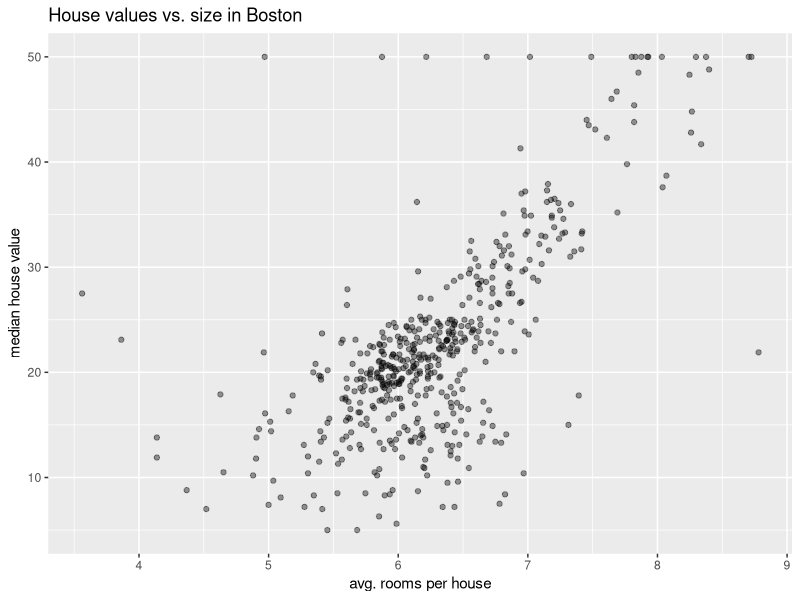
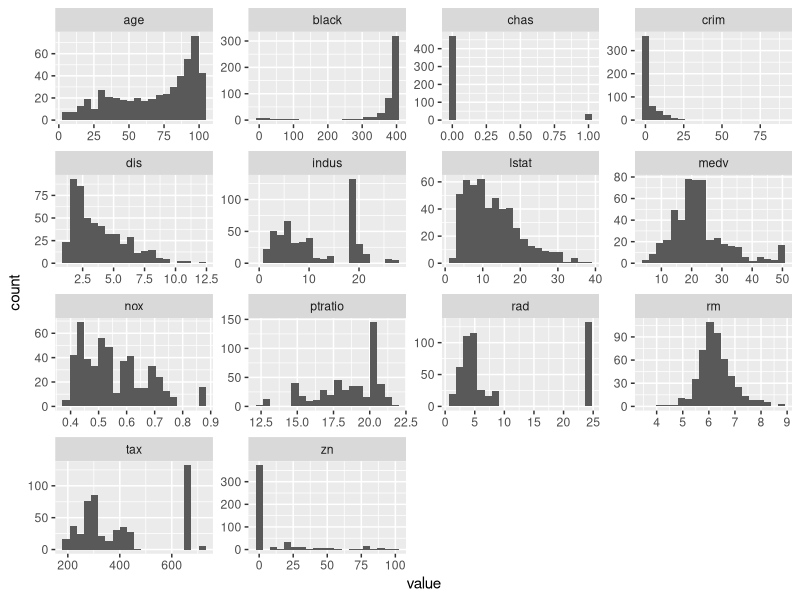
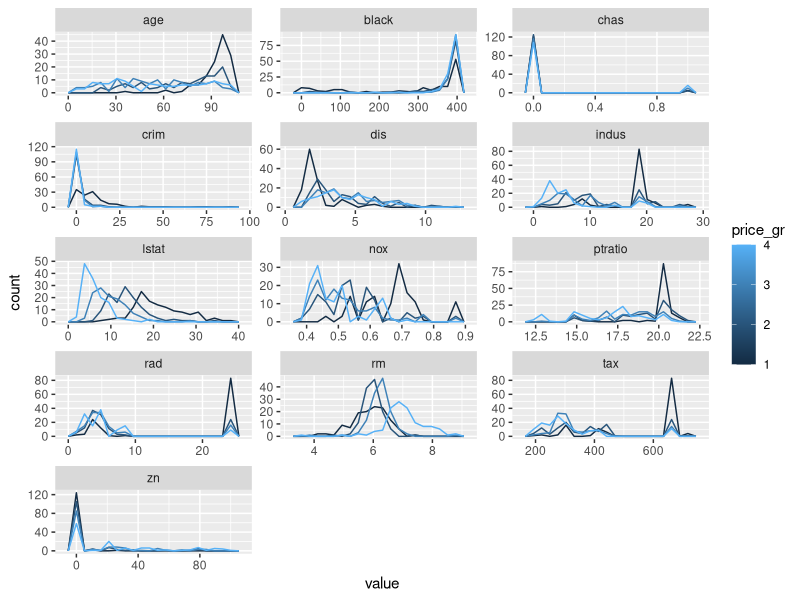
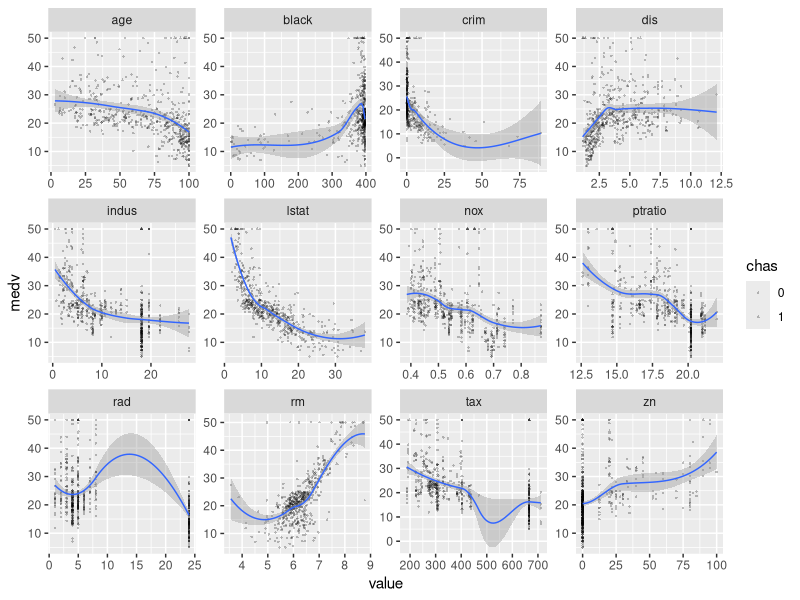

R code for these plots, in order: (Note: this script raises an error after producing the figures.)
## ---- chunk 1
library(tidyverse)
## ---- chunk 2
# Convert to a tibble so it prints nicely
library(MASS)
select <- dplyr::select
boston <- as_tibble(MASS::Boston)
boston
## ---- chunk 3
?MASS::Boston
## ---- chunk 4
ggplot(data = boston) + 
  geom_point(mapping = aes(x = rm, y = medv), alpha=0.4) +
  labs(x = "avg. rooms per house",
       y = "median house value",
       title = "House values vs. size in Boston")
## ---- chunk 5
boston %>%
  keep(is.numeric) %>%  # strips all non-numeric columns (unnecessary here)
  gather()  # puts all variable values in a single column 'value'
## ---- chunk 6
boston %>% 
  gather() %>%
  ggplot() +
    facet_wrap(~ key, scales = "free") +
    geom_histogram(mapping = aes(value), bins=20)
## ---- chunk 7
boston %>%
  filter(crim > 30)
## ---- chunk 8
boston %>% 
  gather('key', 'value', -one_of('medv')) %>%
  mutate(price_gr = ntile(medv, 4)) %>%
  ggplot(aes(value, color = price_gr, group = price_gr)) +
    facet_wrap(~ key, ncol = 3, scales = "free") +
    geom_freqpoly(bins = 20)
# Click on the expand icon at the top right to make bigger.
## ---- chunk 9
boston <- boston %>%
  mutate(chas = factor(chas))
## ---- chunk 10
boston %>%
  gather('key', 'value', -one_of(c("medv", "chas"))) %>% 
  ggplot(aes(x = value, y = medv)) +
    facet_wrap( ~ key, scales = "free") +
    geom_point(aes(shape = chas), size = 0.5, alpha = 0.25) +
    geom_smooth(lwd = 0.5, se = TRUE) +
  ggsave('plots/medv-scatter.pdf')
# Click on the expand icon at the top right to make bigger.
## ---- chunk 11
boston %>%
  gather('key', 'value', -one_of(c("medv", "chas"))) %>% 
  ggplot(aes(x = value, y = medv)) +
    facet_wrap( ~ key, scales = "free") +
    geom_jitter(aes(shape = chas), size = 0.5, alpha = 0.25) + 
    geom_smooth(lwd = 0.5, se = TRUE)
## ---- chunk 12
var_sd <- boston %>%
  gather('key', 'value', -one_of(c("medv", "chas"))) %>% 
  group_by(key) %>% 
  summarize(var_sd = sd(value))
#var_sd <- boston %>% 
#  keep(is.numeric) %>% 
#  summarize_all(sd)
boston %>%
  gather('key', 'value', -one_of(c("medv", "chas"))) %>% 
  left_join(y = var_sd, by = "key") %>% 
  mutate(jit_val = value + var_sd * runif(nrow(boston), -0.1, 0.1)) %>% 
  ggplot(aes(x = jit_val, y = medv)) +
    facet_wrap( ~ key, scales = "free") +
    geom_jitter(aes(shape = chas), size = 0.5, alpha = 0.25) +
    geom_smooth(lwd = 0.5, se = TRUE) +
  ggsave('plots/medv-jitter.pdf')
# Click on the expand icon at the top right to make bigger.
## ---- chunk 13
boston_num <- boston %>% 
  keep(is.numeric) 
boston_num %>% 
  cor() %>% 
  as_tibble() %>% 
  mutate(name = colnames(boston_num)) %>% 
  gather( , , -one_of("name")) %>% 
  ggplot(aes(name, key, fill = value)) +
    geom_tile() +
    scale_fill_gradient2(low = "blue", mid = "white", high = "red",
                         breaks = seq(-1, 1, , by = 0.2)) +
    theme(legend.key.height = unit(45, "pt"))
## ---- chunk 14
boston %>%
  ggplot(aes(rad, medv)) +
  geom_jitter(aes(color = chas), 
              height = 2, width = NULL, 
              size = 1, alpha = 0.4) +
  geom_smooth(aes(color = chas), lwd = 1)
## ---- chunk 15
boston %>%
  count(rad)
## ---- chunk 16
boston %>%
  gather( , , -one_of("rad")) %>% 
  group_by(key, rad) %>%
  mutate(value = as.numeric(value)) %>%  # necessary due to factor variable chas
  summarize(z = round(mean(value), 1)) %>% 
  spread(rad, z)
## ---- chunk 17
boston %>%
  keep(is.numeric) %>% 
  gather( , , -one_of("rad")) %>% 
  group_by(key, rad) %>%
  ggplot(aes(x = rad, y = value, group = rad)) + 
    geom_boxplot(outlier.size = 0.5, varwidth = T) +
    facet_wrap(~ key, ncol = 3, scales = "free") +
  ggsave('plots/rad-boxplot.pdf')
## ---- chunk 18
boston %>%
  keep(is.numeric) %>% 
  gather( , , -one_of("lstat")) %>% 
  mutate(lstat_gr = ntile(lstat, 10)) %>% 
  group_by(key, lstat_gr) %>%
  ggplot(aes(x = lstat_gr, y = value, group = lstat_gr)) + 
    geom_violin() +
    facet_wrap(~ key, ncol = 3, scales = "free") +
  ggsave('plots/lstat-violin.pdf')
## ---- chunk 19
boston %>%
  ggplot(aes(tax, nox)) +
    geom_jitter(aes(color = medv, shape = chas), 
                height = 0.02, width = 10) +
    scale_color_gradient2(midpoint = 20, 
                          low = "blue", mid = "gray75", high = "red") +
    geom_hline(yintercept = 0.6, color = "yellow") +
    geom_abline(slope = 0.001, intercept = 0.1, color = "blue", lty = "93133313")
  ggsave('plots/tax-nox.pdf')
## ---- chunk 20
ggplot(data = boston) + 
  geom_point(mapping = aes(x = rm, y = medv, color = crim), alpha=0.75) +
  geom_smooth(mapping = aes(x = rm, y = medv)) +
  coord_cartesian(xlim = c(4.5, 7.5)) +
  scale_y_log10() +
  scale_color_gradient(low = "yellow", high = "blue") +
  labs(x = "average rooms / house", y = "median house price ($K)",
       title = "Boston median house prices vs. average house size")
## ---- chunk 21
boston %>% 
  mutate(crim = cume_dist(crim)) %>% 
  ggplot() +
    geom_point(mapping = aes(x = rm, y = medv, color = crim), alpha=0.75) +
    geom_smooth(mapping = aes(x = rm, y = medv)) +
    coord_cartesian(xlim = c(4.5, 7.5)) +
    scale_y_log10() +
    scale_color_gradient(low = "yellow", high = "blue") +
    labs(x = "average rooms / house", y = "median house price ($K)",
       title = "Boston median house prices, house size, and crime")
## ---- chunk 22
boston %>% 
  mutate(rad = ifelse(rad == 24, NA, rad)) %>% 
  ggplot() +
    geom_point(mapping = aes(x = rm, y = medv, color = rad), alpha=0.75) +
    geom_smooth(mapping = aes(x = rm, y = medv)) +
    coord_cartesian(xlim = c(4.5, 7.5)) +
    scale_y_log10() +
    scale_color_gradient(low = "yellow", high = "red", na.value = "black") +
    labs(x = "average rooms / house", y = "median house price ($K)",
         title = "Boston median house prices and access to radial highways")
## ---- chunk 23
boston %>% 
  mutate(rad = ifelse(rad == 24, NA, rad)) %>% 
  mutate(crim = cume_dist(crim)) %>% 
  filter(!is.na(rad)) %>% 
  ggplot() +
    geom_point(mapping = aes(x = rm, y = medv, color = crim), size = 1) +
    geom_smooth(mapping = aes(x = rm, y = medv), lwd = 0.5) +
    scale_y_log10() +
    scale_color_gradient(low = "yellow", high = "blue") +
    labs(x = "average rooms / house", y = "median house price ($K)",
       title = "Boston median house prices, house size, and crime")
## ---- chunk 24
boston %>%
  mutate(rad = ifelse(rad == 24, NA, rad)) %>% 
  filter(!is.na(rad)) %>% 
  ggplot(aes(nox, dis, color = medv)) +
    geom_jitter() +
    facet_grid(chas ~ ntile(rad, 3)) +
    geom_smooth()
## ---- chunk 25
require(gridExtra)
p1 <- ggplot(boston) +
  geom_point(aes(nox, medv, shape = chas, alpha = cume_dist(lstat)), 
             color = 'red', size = 2) +
  labs(title = 'using aes(alpha, shape)')
p2 <- boston %>%
  mutate(lstat_gr = ntile(lstat, 3)) %>% 
  ggplot(aes(tax, medv, color = lstat_gr, size = nox)) + 
  geom_point(shape = 16, alpha = 0.75) +
  geom_smooth(aes(group = lstat_gr), lwd = 0.8) +
  labs(title = 'using aes(group, size)')
p1
p2
ggsave('plots/two-plot.pdf', arrangeGrob(p1, p2))
